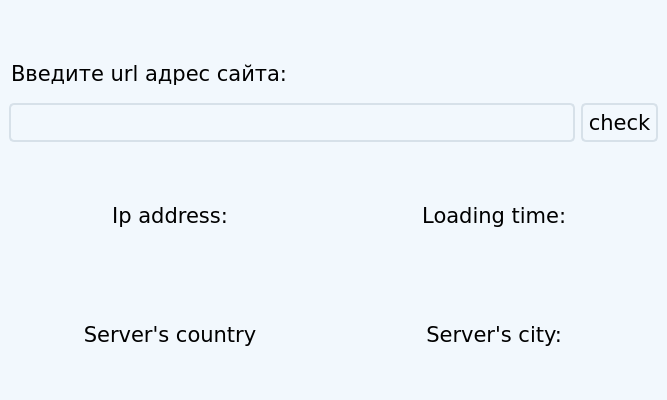
<?xml version="1.0" encoding="UTF-8"?>
<ui version="4.0">
 <class>MainWindow</class>
 <widget class="QMainWindow" name="MainWindow">
  <property name="geometry">
   <rect>
    <x>0</x>
    <y>0</y>
    <width>667</width>
    <height>400</height>
   </rect>
  </property>
  <property name="minimumSize">
   <size>
    <width>0</width>
    <height>0</height>
   </size>
  </property>
  <property name="windowTitle">
   <string> Check site</string>
  </property>
  <property name="windowIcon">
   <iconset resource="resources.qrc">
    <normaloff>:/icons/icon.ico</normaloff>
    <activeon>:/icons/icon.ico</activeon>
    <selectedon>:/icons/icon.ico</selectedon>:/icons/icon.ico</iconset>
  </property>
  <property name="styleSheet">
   <string notr="true">QWidget {
    background-color: #F2F8FD;
    color: black;
    font-family: Verdana;
    font-size: 16pt;
    margin: 10px;
}

QPushButton {
    border: 2px solid #D7E1E9;
    border-radius: 5px;
}

QPushButton:pressed {
    border: 4px solid #7AB1FF;
    border-radius: 5px;
}
</string>
  </property>
  <property name="iconSize">
   <size>
    <width>24</width>
    <height>24</height>
   </size>
  </property>
  <widget class="QWidget" name="centralwidget">
   <property name="minimumSize">
    <size>
     <width>0</width>
     <height>0</height>
    </size>
   </property>
   <layout class="QVBoxLayout" name="verticalLayout_3">
    <item>
     <layout class="QVBoxLayout" name="verticalLayout_2">
      <item>
       <widget class="QPushButton" name="btn_icon">
        <property name="enabled">
         <bool>false</bool>
        </property>
        <property name="sizePolicy">
         <sizepolicy hsizetype="Minimum" vsizetype="Fixed">
          <horstretch>0</horstretch>
          <verstretch>0</verstretch>
         </sizepolicy>
        </property>
        <property name="styleSheet">
         <string notr="true">QPushButton {
	border: none;
}</string>
        </property>
        <property name="text">
         <string/>
        </property>
        <property name="icon">
         <iconset resource="resources.qrc">
          <normaloff>:/icons/web-icon.svg</normaloff>:/icons/web-icon.svg</iconset>
        </property>
        <property name="iconSize">
         <size>
          <width>100</width>
          <height>100</height>
         </size>
        </property>
        <property name="checkable">
         <bool>false</bool>
        </property>
       </widget>
      </item>
      <item>
       <widget class="QLineEdit" name="lineEdit">
        <property name="enabled">
         <bool>false</bool>
        </property>
        <property name="sizePolicy">
         <sizepolicy hsizetype="Preferred" vsizetype="Fixed">
          <horstretch>0</horstretch>
          <verstretch>0</verstretch>
         </sizepolicy>
        </property>
        <property name="styleSheet">
         <string notr="true">QLineEdit {
	border: none;	
	margin: 0;
}</string>
        </property>
        <property name="text">
         <string>Введите url адрес сайта:</string>
        </property>
       </widget>
      </item>
     </layout>
    </item>
    <item>
     <layout class="QHBoxLayout" name="horizontalLayout">
      <item>
       <widget class="QLineEdit" name="line_site">
        <property name="sizePolicy">
         <sizepolicy hsizetype="Minimum" vsizetype="Maximum">
          <horstretch>0</horstretch>
          <verstretch>0</verstretch>
         </sizepolicy>
        </property>
        <property name="styleSheet">
         <string notr="true">QLineEdit {
    border: 2px solid #D7E1E9;
	border-radius: 5px;
    margin: 0;
    font-size: 20pt;
}
</string>
        </property>
        <property name="text">
         <string/>
        </property>
        <property name="maxLength">
         <number>30</number>
        </property>
        <property name="alignment">
         <set>Qt::AlignCenter</set>
        </property>
       </widget>
      </item>
      <item>
       <widget class="QPushButton" name="btn_check">
        <property name="sizePolicy">
         <sizepolicy hsizetype="Maximum" vsizetype="Maximum">
          <horstretch>0</horstretch>
          <verstretch>0</verstretch>
         </sizepolicy>
        </property>
        <property name="styleSheet">
         <string notr="true">QPushButton {
	background-color: transparent;
	margin-right: 0;
	margin-left: 0;
	padding: 5px;
}</string>
        </property>
        <property name="text">
         <string>check</string>
        </property>
        <property name="checkable">
         <bool>true</bool>
        </property>
       </widget>
      </item>
     </layout>
    </item>
    <item>
     <layout class="QHBoxLayout" name="layout_ip">
      <item>
       <widget class="QLabel" name="label_IP">
        <property name="sizePolicy">
         <sizepolicy hsizetype="Minimum" vsizetype="Minimum">
          <horstretch>0</horstretch>
          <verstretch>0</verstretch>
         </sizepolicy>
        </property>
        <property name="text">
         <string>Ip address:</string>
        </property>
        <property name="alignment">
         <set>Qt::AlignCenter</set>
        </property>
       </widget>
      </item>
      <item>
       <widget class="QLabel" name="label_loaing_time">
        <property name="text">
         <string>Loading time: </string>
        </property>
        <property name="alignment">
         <set>Qt::AlignCenter</set>
        </property>
       </widget>
      </item>
     </layout>
    </item>
    <item>
     <layout class="QHBoxLayout" name="layout_locale">
      <item>
       <widget class="QLabel" name="label_country">
        <property name="text">
         <string>Server's country</string>
        </property>
        <property name="alignment">
         <set>Qt::AlignCenter</set>
        </property>
       </widget>
      </item>
      <item>
       <widget class="QLabel" name="label_city">
        <property name="text">
         <string>Server's city: </string>
        </property>
        <property name="alignment">
         <set>Qt::AlignCenter</set>
        </property>
       </widget>
      </item>
     </layout>
    </item>
   </layout>
  </widget>
 </widget>
 <resources>
  <include location="resources.qrc"/>
 </resources>
 <connections/>
</ui>
